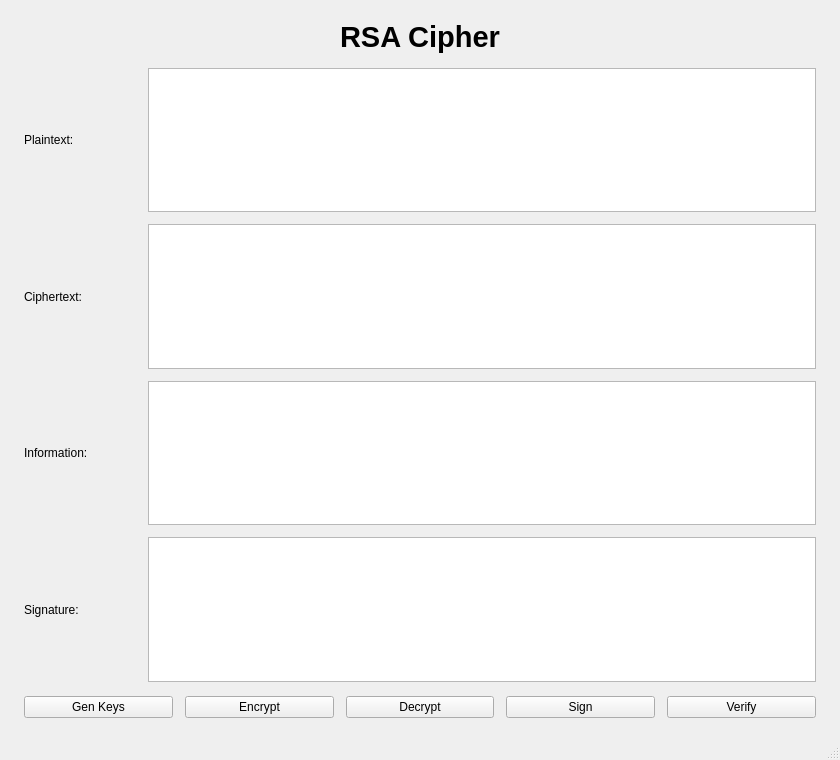
<?xml version="1.0" encoding="UTF-8"?>
<ui version="4.0">
 <class>MainWindow</class>
 <widget class="QMainWindow" name="MainWindow">
  <property name="geometry">
   <rect>
    <x>0</x>
    <y>0</y>
    <width>840</width>
    <height>760</height>
   </rect>
  </property>
  <property name="windowTitle">
   <string>RSAWindow</string>
  </property>
  <widget class="QWidget" name="centralwidget">
   <layout class="QVBoxLayout" name="root_layout">
    <property name="leftMargin">
     <number>24</number>
    </property>
    <property name="topMargin">
     <number>20</number>
    </property>
    <property name="rightMargin">
     <number>24</number>
    </property>
    <property name="bottomMargin">
     <number>20</number>
    </property>
    <property name="spacing">
     <number>14</number>
    </property>
    <item>
     <widget class="QLabel" name="title">
      <property name="font">
       <font>
        <pointsize>22</pointsize>
        <bold>true</bold>
       </font>
      </property>
      <property name="alignment">
       <set>Qt::AlignCenter</set>
      </property>
      <property name="text">
       <string>RSA Cipher</string>
      </property>
     </widget>
    </item>
    <item>
     <layout class="QGridLayout" name="form_layout">
      <property name="horizontalSpacing">
       <number>14</number>
      </property>
      <property name="verticalSpacing">
       <number>12</number>
      </property>
      <item row="0" column="0">
       <widget class="QLabel" name="label_plain">
        <property name="minimumSize">
         <size>
          <width>110</width>
          <height>0</height>
         </size>
        </property>
        <property name="text">
         <string>Plaintext:</string>
        </property>
       </widget>
      </item>
      <item row="0" column="1">
       <widget class="QPlainTextEdit" name="txt_plain_text">
        <property name="minimumSize">
         <size>
          <width>0</width>
          <height>120</height>
         </size>
        </property>
       </widget>
      </item>
      <item row="1" column="0">
       <widget class="QLabel" name="label_cipher">
        <property name="minimumSize">
         <size>
          <width>110</width>
          <height>0</height>
         </size>
        </property>
        <property name="text">
         <string>Ciphertext:</string>
        </property>
       </widget>
      </item>
      <item row="1" column="1">
       <widget class="QPlainTextEdit" name="txt_cipher_text">
        <property name="minimumSize">
         <size>
          <width>0</width>
          <height>120</height>
         </size>
        </property>
       </widget>
      </item>
      <item row="2" column="0">
       <widget class="QLabel" name="label_info">
        <property name="minimumSize">
         <size>
          <width>110</width>
          <height>0</height>
         </size>
        </property>
        <property name="text">
         <string>Information:</string>
        </property>
       </widget>
      </item>
      <item row="2" column="1">
       <widget class="QPlainTextEdit" name="txt_info">
        <property name="minimumSize">
         <size>
          <width>0</width>
          <height>80</height>
         </size>
        </property>
       </widget>
      </item>
      <item row="3" column="0">
       <widget class="QLabel" name="label_sign">
        <property name="minimumSize">
         <size>
          <width>110</width>
          <height>0</height>
         </size>
        </property>
        <property name="text">
         <string>Signature:</string>
        </property>
       </widget>
      </item>
      <item row="3" column="1">
       <widget class="QPlainTextEdit" name="txt_sign">
        <property name="minimumSize">
         <size>
          <width>0</width>
          <height>90</height>
         </size>
        </property>
       </widget>
      </item>
     </layout>
    </item>
    <item>
     <layout class="QHBoxLayout" name="button_row">
      <property name="spacing">
       <number>12</number>
      </property>
      <item>
       <widget class="QPushButton" name="btn_gen_keys">
        <property name="text">
         <string>Gen Keys</string>
        </property>
       </widget>
      </item>
      <item>
       <widget class="QPushButton" name="btn_encrypt">
        <property name="text">
         <string>Encrypt</string>
        </property>
       </widget>
      </item>
      <item>
       <widget class="QPushButton" name="btn_decrypt">
        <property name="text">
         <string>Decrypt</string>
        </property>
       </widget>
      </item>
      <item>
       <widget class="QPushButton" name="btn_sign">
        <property name="text">
         <string>Sign</string>
        </property>
       </widget>
      </item>
      <item>
       <widget class="QPushButton" name="btn_verify">
        <property name="text">
         <string>Verify</string>
        </property>
       </widget>
      </item>
     </layout>
    </item>
   </layout>
  </widget>
  <widget class="QMenuBar" name="menubar">
   <property name="geometry">
    <rect>
     <x>0</x>
     <y>0</y>
     <width>840</width>
     <height>24</height>
    </rect>
   </property>
  </widget>
  <widget class="QStatusBar" name="statusbar"/>
 </widget>
 <resources/>
 <connections/>
</ui>
